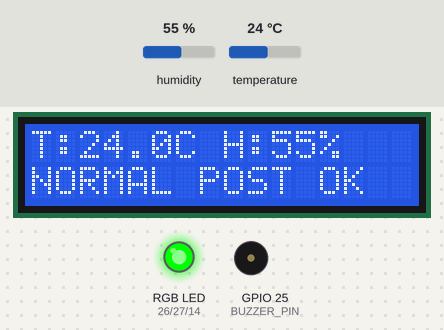
A sketch run on a simulated ESP32. On the bench: 16×2 character LCD, an RGB LED mixed from three pins (HIGH = lit), buzzer (waves = sounding, pin HIGH). Inputs (shaded band) come from the test bench; at power-on: humidity 55 %, temperature 24 °C. WiFi joins after 1.5 s; servers stay silent unless stated; uploads are accepted with an empty reply; what the sketch prints to the serial monitor is not drawn.

Above: at 5.0 s.
5.1 s: humidity set to 78 %
At 7.4 s:
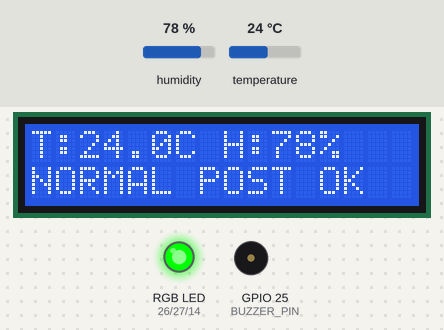
7.9 s: humidity set to 81 %
At 8.6 s:
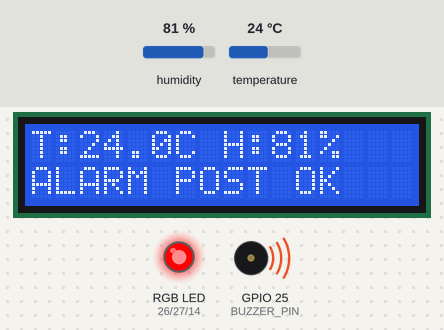
10.7 s: temperature set to 12 °C
At 13.2 s:
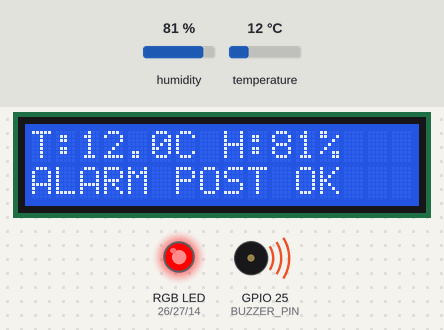
13.8 s: humidity set to 22 %
At 15.7 s:
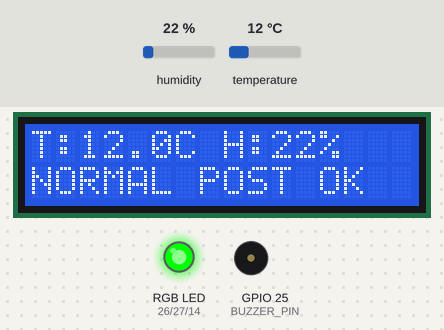
16.6 s: temperature set to 19 °C
At 18.0 s:
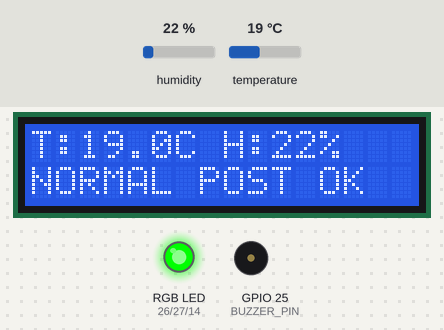
Timing chart, 0 to 19.6 s (numbered marks = the images above; inputs shaded):
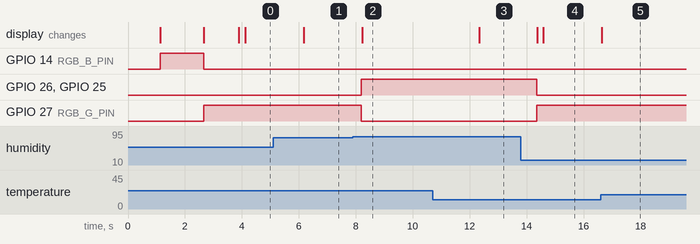

Measured:
- the behaviour switches between 79 and 80 % on humidity (found by bisection; images 1 and 2)
- after the input at 5.1 s, the display: changes after 1.1 s (image 1)
- after the input at 7.9 s, GPIO 26 (RGB_R_PIN), GPIO 25 (BUZZER_PIN): LOW → HIGH after 0.29 s; GPIO 27 (RGB_G_PIN): HIGH → LOW after 0.29 s; the display: changes after 0.32 s (image 2)
- after the input at 10.7 s, the display: changes after 1.6 s (image 3)
- after the input at 13.8 s, GPIO 26 (RGB_R_PIN), GPIO 25 (BUZZER_PIN): HIGH → LOW after 0.55 s; GPIO 27 (RGB_G_PIN): LOW → HIGH after 0.55 s; the display: first changes after 0.57 s (image 4 shows a later state)
- after the input at 16.6 s, the display: changes at once (image 5)

The sketch:

esp32_buildwise_sensor.ino
```cpp
#include <WiFi.h>
#include <HTTPClient.h>
#include <Wire.h>
#include <LiquidCrystal_I2C.h>
#include <DHT.h>

// Copy wifi_config.example.h to wifi_config.h before flashing.
// wifi_config.h is intentionally ignored by Git because it contains local WiFi credentials.
#include "wifi_config.h"

const char* DEVICE_ID = "esp32-site-01";

// ===== Pins =====
const int DHT_PIN = 23;
const int BUZZER_PIN = 25;
const int RGB_R_PIN = 26;
const int RGB_G_PIN = 27;
const int RGB_B_PIN = 14;

// Most 4-pin RGB LED modules are common cathode. Set true for common anode.
const bool RGB_COMMON_ANODE = false;

// ===== Thresholds =====
const float TEMP_ALARM_C = 35.0;
const float HUMIDITY_ALARM_PCT = 80.0;
const unsigned long POST_INTERVAL_MS = 10000;

DHT dht(DHT_PIN, DHT11);
LiquidCrystal_I2C lcd(0x27, 16, 2);

unsigned long lastPostAt = 0;
bool lastPostOk = false;

void writeRgb(bool red, bool green, bool blue) {
  const int onLevel = RGB_COMMON_ANODE ? LOW : HIGH;
  const int offLevel = RGB_COMMON_ANODE ? HIGH : LOW;
  digitalWrite(RGB_R_PIN, red ? onLevel : offLevel);
  digitalWrite(RGB_G_PIN, green ? onLevel : offLevel);
  digitalWrite(RGB_B_PIN, blue ? onLevel : offLevel);
}

void showLine(int row, const String& text) {
  lcd.setCursor(0, row);
  String padded = text;
  while (padded.length() < 16) padded += " ";
  lcd.print(padded.substring(0, 16));
}

void connectWifi() {
  WiFi.mode(WIFI_STA);
  WiFi.begin(WIFI_SSID, WIFI_PASSWORD);
  showLine(0, "WiFi connecting");
  showLine(1, WIFI_SSID);
  writeRgb(false, false, true);

  int attempts = 0;
  while (WiFi.status() != WL_CONNECTED && attempts < 30) {
    delay(500);
    attempts++;
  }

  if (WiFi.status() == WL_CONNECTED) {
    showLine(0, "WiFi connected");
    showLine(1, WiFi.localIP().toString());
    writeRgb(false, true, false);
  } else {
    showLine(0, "WiFi failed");
    showLine(1, "check password");
    writeRgb(true, false, true);
  }
  delay(1200);
}

String makePayload(float temperature, float humidity, bool alarm, const String& ledState) {
  String payload = "{";
  payload += "\"device_id\":\"" + String(DEVICE_ID) + "\",";
  payload += "\"temperature_c\":" + String(temperature, 1) + ",";
  payload += "\"humidity_pct\":" + String(humidity, 0) + ",";
  payload += "\"heat_alarm\":" + String(alarm ? "true" : "false") + ",";
  payload += "\"buzzer_on\":" + String(alarm ? "true" : "false") + ",";
  payload += "\"led_state\":\"" + ledState + "\",";
  payload += "\"ip_address\":\"" + WiFi.localIP().toString() + "\",";
  payload += "\"rssi_dbm\":" + String(WiFi.RSSI()) + ",";
  payload += "\"uptime_ms\":" + String(millis());
  payload += "}";
  return payload;
}

bool postTelemetry(float temperature, float humidity, bool alarm, const String& ledState) {
  if (WiFi.status() != WL_CONNECTED) return false;

  HTTPClient http;
  http.begin(SERVER_URL);
  http.addHeader("Content-Type", "application/json");
  const String payload = makePayload(temperature, humidity, alarm, ledState);
  const int statusCode = http.POST(payload);
  http.end();
  return statusCode >= 200 && statusCode < 300;
}

void applyOutputs(float temperature, float humidity, bool alarm) {
  if (alarm) {
    writeRgb(true, false, false);
    digitalWrite(BUZZER_PIN, HIGH);
  } else {
    writeRgb(false, true, false);
    digitalWrite(BUZZER_PIN, LOW);
  }
}

void setup() {
  pinMode(BUZZER_PIN, OUTPUT);
  pinMode(RGB_R_PIN, OUTPUT);
  pinMode(RGB_G_PIN, OUTPUT);
  pinMode(RGB_B_PIN, OUTPUT);
  digitalWrite(BUZZER_PIN, LOW);
  writeRgb(false, false, false);

  Serial.begin(115200);
  Wire.begin(21, 22);
  lcd.init();
  lcd.backlight();
  dht.begin();

  showLine(0, "BuildWise ESP32");
  showLine(1, "sensor node");
  delay(1000);
  connectWifi();
}

void loop() {
  if (WiFi.status() != WL_CONNECTED) {
    connectWifi();
  }

  const float temperature = dht.readTemperature();
  const float humidity = dht.readHumidity();

  if (isnan(temperature) || isnan(humidity)) {
    digitalWrite(BUZZER_PIN, LOW);
    writeRgb(true, false, true);
    showLine(0, "DHT11 read fail");
    showLine(1, "check wiring");
    delay(2000);
    return;
  }

  const bool alarm = temperature >= TEMP_ALARM_C || humidity >= HUMIDITY_ALARM_PCT;
  const String ledState = alarm ? "red_alarm" : "green_normal";
  applyOutputs(temperature, humidity, alarm);

  showLine(0, "T:" + String(temperature, 1) + "C H:" + String(humidity, 0) + "%");

  const unsigned long now = millis();
  if (now - lastPostAt >= POST_INTERVAL_MS || lastPostAt == 0) {
    lastPostAt = now;
    lastPostOk = postTelemetry(temperature, humidity, alarm, ledState);
  }

  if (alarm) {
    showLine(1, lastPostOk ? "ALARM POST OK" : "ALARM POST FAIL");
  } else {
    showLine(1, lastPostOk ? "NORMAL POST OK" : "NORMAL POSTFAIL");
  }

  Serial.print("temperature=");
  Serial.print(temperature, 1);
  Serial.print("C humidity=");
  Serial.print(humidity, 0);
  Serial.print("% post=");
  Serial.println(lastPostOk ? "ok" : "fail");

  delay(2000);
}
```

wifi_config.example.h
```cpp
#pragma once

// Copy this file to wifi_config.h and fill in your local values before flashing.
// Do not commit wifi_config.h because it contains private network information.
const char* WIFI_SSID = "YOUR_WIFI_SSID";
const char* WIFI_PASSWORD = "YOUR_WIFI_PASSWORD";

// Use the computer's WLAN/LAN IPv4 address. Do not use localhost here:
// localhost means the ESP32 itself, not the computer running BuildWise.
const char* SERVER_URL = "http://YOUR_COMPUTER_IP:8000/api/v1/hardware/telemetry";
```
